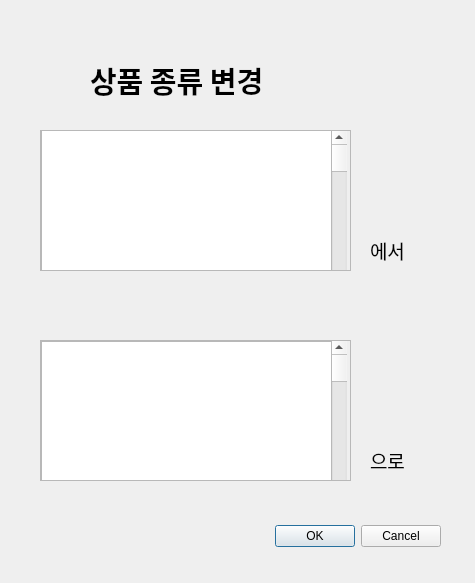
<?xml version="1.0" encoding="UTF-8"?>
<ui version="4.0">
 <class>Dialog</class>
 <widget class="QDialog" name="Dialog">
  <property name="geometry">
   <rect>
    <x>0</x>
    <y>0</y>
    <width>475</width>
    <height>583</height>
   </rect>
  </property>
  <property name="windowTitle">
   <string>Dialog</string>
  </property>
  <widget class="QDialogButtonBox" name="buttonBox">
   <property name="geometry">
    <rect>
     <x>100</x>
     <y>520</y>
     <width>341</width>
     <height>32</height>
    </rect>
   </property>
   <property name="orientation">
    <enum>Qt::Horizontal</enum>
   </property>
   <property name="standardButtons">
    <set>QDialogButtonBox::Cancel|QDialogButtonBox::Ok</set>
   </property>
  </widget>
  <widget class="QLabel" name="label_2">
   <property name="geometry">
    <rect>
     <x>90</x>
     <y>60</y>
     <width>311</width>
     <height>41</height>
    </rect>
   </property>
   <property name="font">
    <font>
     <family>Optima</family>
     <pointsize>22</pointsize>
     <weight>75</weight>
     <bold>true</bold>
     <strikeout>false</strikeout>
     <kerning>true</kerning>
    </font>
   </property>
   <property name="text">
    <string>상품 종류 변경</string>
   </property>
  </widget>
  <widget class="QScrollArea" name="scrollArea">
   <property name="geometry">
    <rect>
     <x>40</x>
     <y>130</y>
     <width>311</width>
     <height>141</height>
    </rect>
   </property>
   <property name="widgetResizable">
    <bool>true</bool>
   </property>
   <widget class="QWidget" name="scrollAreaWidgetContents">
    <property name="geometry">
     <rect>
      <x>0</x>
      <y>0</y>
      <width>309</width>
      <height>139</height>
     </rect>
    </property>
    <widget class="QScrollBar" name="verticalScrollBar">
     <property name="geometry">
      <rect>
       <x>290</x>
       <y>0</y>
       <width>16</width>
       <height>181</height>
      </rect>
     </property>
     <property name="orientation">
      <enum>Qt::Vertical</enum>
     </property>
    </widget>
    <widget class="QListWidget" name="listWidget">
     <property name="geometry">
      <rect>
       <x>0</x>
       <y>-20</y>
       <width>291</width>
       <height>192</height>
      </rect>
     </property>
    </widget>
   </widget>
  </widget>
  <widget class="QScrollArea" name="scrollArea_2">
   <property name="geometry">
    <rect>
     <x>40</x>
     <y>340</y>
     <width>311</width>
     <height>141</height>
    </rect>
   </property>
   <property name="widgetResizable">
    <bool>true</bool>
   </property>
   <widget class="QWidget" name="scrollAreaWidgetContents_2">
    <property name="geometry">
     <rect>
      <x>0</x>
      <y>0</y>
      <width>309</width>
      <height>139</height>
     </rect>
    </property>
    <widget class="QScrollBar" name="verticalScrollBar_2">
     <property name="geometry">
      <rect>
       <x>290</x>
       <y>0</y>
       <width>16</width>
       <height>181</height>
      </rect>
     </property>
     <property name="orientation">
      <enum>Qt::Vertical</enum>
     </property>
    </widget>
    <widget class="QListWidget" name="listWidget_2">
     <property name="geometry">
      <rect>
       <x>0</x>
       <y>0</y>
       <width>291</width>
       <height>192</height>
      </rect>
     </property>
    </widget>
   </widget>
  </widget>
  <widget class="QLabel" name="label_3">
   <property name="geometry">
    <rect>
     <x>370</x>
     <y>230</y>
     <width>71</width>
     <height>41</height>
    </rect>
   </property>
   <property name="font">
    <font>
     <pointsize>14</pointsize>
    </font>
   </property>
   <property name="text">
    <string>에서</string>
   </property>
  </widget>
  <widget class="QLabel" name="label_4">
   <property name="geometry">
    <rect>
     <x>370</x>
     <y>440</y>
     <width>71</width>
     <height>41</height>
    </rect>
   </property>
   <property name="font">
    <font>
     <pointsize>14</pointsize>
    </font>
   </property>
   <property name="text">
    <string>으로</string>
   </property>
  </widget>
 </widget>
 <resources/>
 <connections>
  <connection>
   <sender>buttonBox</sender>
   <signal>accepted()</signal>
   <receiver>Dialog</receiver>
   <slot>accept()</slot>
   <hints>
    <hint type="sourcelabel">
     <x>248</x>
     <y>254</y>
    </hint>
    <hint type="destinationlabel">
     <x>157</x>
     <y>274</y>
    </hint>
   </hints>
  </connection>
  <connection>
   <sender>buttonBox</sender>
   <signal>rejected()</signal>
   <receiver>Dialog</receiver>
   <slot>reject()</slot>
   <hints>
    <hint type="sourcelabel">
     <x>316</x>
     <y>260</y>
    </hint>
    <hint type="destinationlabel">
     <x>286</x>
     <y>274</y>
    </hint>
   </hints>
  </connection>
 </connections>
</ui>
